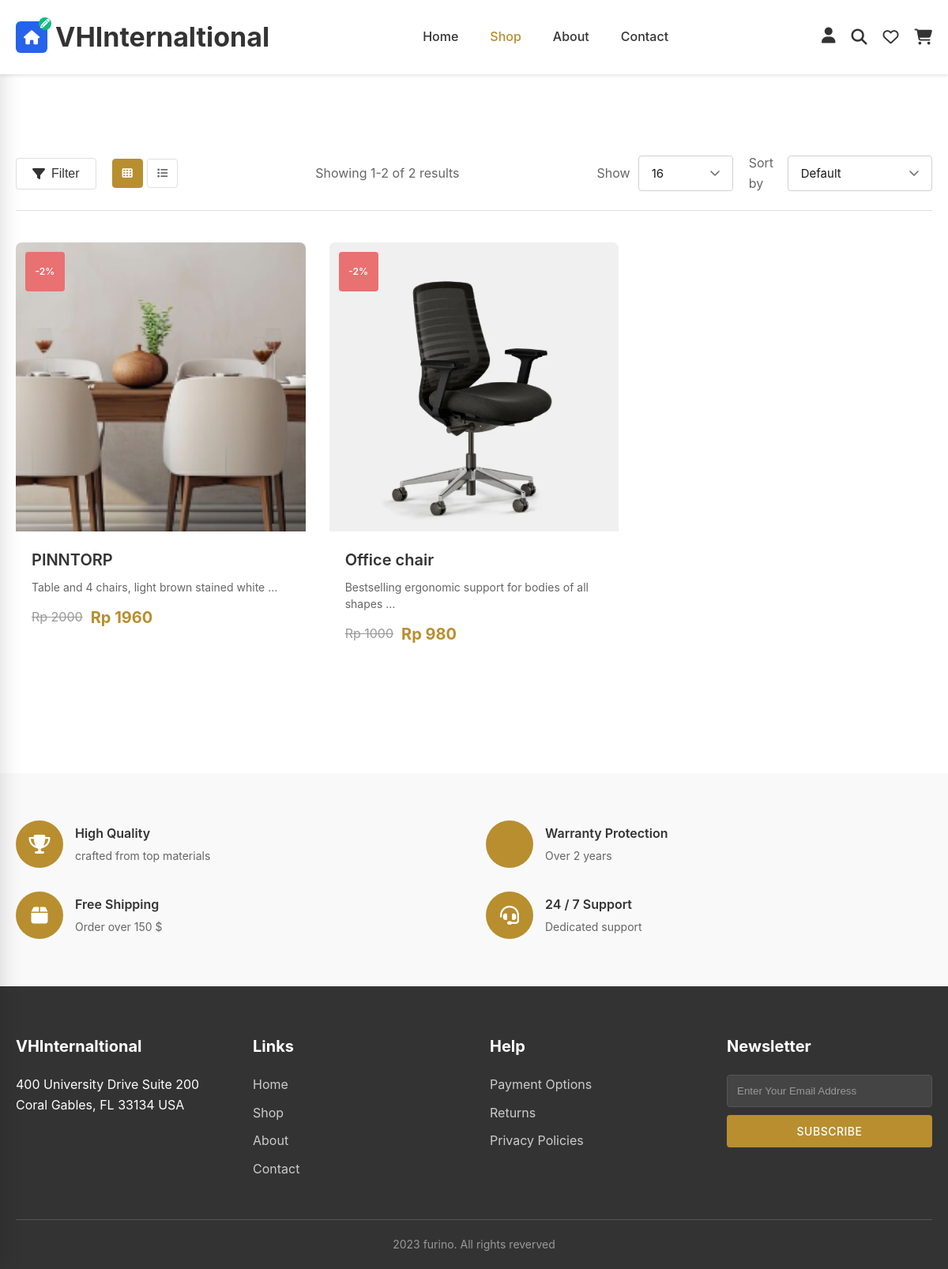
The app's page /shop/ with its own data.
### products/models.py (models this page shows, shortened)
class Product(models.Model):
    id = models.UUIDField(primary_key=True, default=uuid.uuid4, editable=False)
    code = models.CharField(max_length=50, unique=True, blank=True, null=True)
    name = models.CharField(max_length=50, blank=False, null=False)
    description = models.TextField(null=True, blank=True)
    cost = models.IntegerField(null=False, blank=False, default=0)
    quantity = models.IntegerField(null=False, blank=False, default=0)
    img_url = models.ImageField(upload_to='product_images/', null=True, blank=True)
    discount = models.IntegerField(default=0, blank=True, null=True)
    is_active = models.BooleanField(default=True)
    created_by = models.CharField(max_length=100, blank=False)
    created_on = models.DateTimeField(default=timezone.now)
    modified_by = models.CharField(max_length=100, blank=False)
    modified_on = models.DateTimeField(default=timezone.now)
    product_category = models.ForeignKey(ProductCategory, null=True, blank=True, on_delete=models.DO_NOTHING)
    no_of_purchase = models.IntegerField(default=0)
    class Meta:
        db_table = 'product'
        verbose_name = 'Product'
        verbose_name_plural = 'Products'
    @property
    def discounted_price(self):
        if self.discount and self.discount > 0:
            return self.cost - (self.cost * self.discount / 100)
        return self.cost

### home/views.py (the view)
# urls.py: path('shop/', views.shop_view, name='shop'),
def shop_view(request):
    page = request.GET.get('page', 1)
    search = request.GET.get('search', '')
    category = request.GET.get('category', '')
    min_price = request.GET.get('min_price', '')
    max_price = request.GET.get('max_price', '')
    ordering = request.GET.get('ordering', '-created_on')
    page_size = request.GET.get('page_size', 16)
    products = Product.objects.filter(is_active=True).select_related('product_category')
    if search:
        products = products.filter(Q(name__icontains=search) | Q(description__icontains=search))
    if category:
        products = products.filter(product_category_id=category)
    if min_price:
        try:
            products = products.filter(cost__gte=int(min_price))
        except ValueError:
            pass
    if max_price:
        try:
            products = products.filter(cost__lte=int(max_price))
        except ValueError:
            pass
    products = products.order_by(ordering)
    try:
        page_size = int(page_size)
    except ValueError:
        page_size = 16
    paginator = Paginator(products, page_size)
    try:
        page_obj = paginator.page(page)
    except:
        page_obj = paginator.page(1)
    categories = ProductCategory.objects.filter(is_active=True)
    start_index = page_obj.start_index() if hasattr(page_obj, 'start_index') else ((page_obj.number - 1) * page_size) + 1
    end_index = page_obj.end_index() if hasattr(page_obj, 'end_index') else min(page_obj.number * page_size, paginator.count)
    context = {
        'products': page_obj,
        'categories': categories,
        'current_search': search,
        'current_category': category,
        'current_min_price': min_price,
        'current_max_price': max_price,
        'current_ordering': ordering,
        'current_page_size': page_size,
    }
    return render(request, 'home/shop.html', context)

### home/templates/home/shop.html (shortened to what this page needs)
{% load static %}
<!DOCTYPE html>
<html lang="en">
<head>
    <link rel="stylesheet" href="{% static 'home/css/style.css' %}">
    <link rel="stylesheet" href="{% static 'home/css/shop.css' %}">
    <link rel="stylesheet" href="https://cdnjs.cloudflare.com/ajax/libs/font-awesome/6.4.0/css/all.min.css">
</head>
<body>
    <header class="header">
        <div class="container">
            <nav class="navbar">
                <div class="logo">
                    <div class="logo-icon">
                        <i class="fas fa-home"></i>
                        <i class="fas fa-pencil-alt"></i>
                    </div>
                    <h1>VHInternaltional</h1>
                </div>
                <ul class="nav-menu">
                    <li><a href="{% url 'home:index' %}">Home</a></li>
                    <li><a href="{% url 'home:shop' %}" class="active">Shop</a></li>
                    <li><a href="{% url 'home:about' %}">About</a></li>
                    <li><a href="{% url 'home:contact' %}">Contact</a></li>
                </ul>
                <div class="nav-icons">
                    <div class="user-menu-wrapper">
                        <button class="icon-link user-icon-btn" onclick="toggleUserMenu(event)">
                            <i class="fas fa-user"></i>
                        </button>
                    </div>
                    <a href="#" class="icon-link"><i class="fas fa-search"></i></a>
                    <a href="#" class="icon-link"><i class="far fa-heart"></i></a>
                    <a href="{% url 'home:cart' %}" class="icon-link cart-link">
                        <i class="fas fa-shopping-cart"></i>
                    </a>
                </div>
            </nav>
        </div>
    </header>
    <section class="shop-section">
        <div class="container">
            <div class="filter-sort-bar">
                <div class="filter-left">
                    <button class="filter-btn" onclick="toggleFilterModal()">
                        <i class="fas fa-filter"></i> Filter
                    </button>
                    <div class="layout-toggle">
                        <button class="layout-btn active" data-layout="grid">
                            <i class="fas fa-th"></i>
                        </button>
                        <button class="layout-btn" data-layout="list">
                            <i class="fas fa-list"></i>
                        </button>
                    </div>
                </div>
                <div class="filter-center">
                    <span class="results-count">Showing {{ products.start_index }}-{{ products.end_index }} of {{ products.paginator.count }} results</span>
                </div>
                <div class="filter-right">
                    <div class="filter-group">
                        <label>Show</label>
                        <select name="page_size" id="pageSize" class="filter-select" onchange="updatePageSize(this.value)">
                            <option value="16" {% if current_page_size == 16 %}selected{% endif %}>16</option>
                        </select>
                    </div>
                    <div class="filter-group">
                        <label>Sort by</label>
                        <select name="ordering" id="sortBy" class="filter-select" onchange="updateSorting(this.value)">
                            <option value="-created_on" {% if current_ordering == '-created_on' %}selected{% endif %}>Default</option>
                        </select>
                    </div>
                </div>
            </div>
            <div class="products-grid" id="productsGrid">
                {% for product in products %}
                    <div class="product-card">
                        <a href="{% url 'home:product-detail' product.id %}" class="product-link">
                            <div class="product-image-wrapper">
                                {% if product.img_url %}
                                    <img src="{{ product.img_url.url }}" alt="{{ product.name }}" class="product-image">
                                {% else %}
                                    <div class="placeholder-img">No Image</div>
                                {% endif %}
                                {% if product.discount > 0 %}
                                    <span class="discount-badge">-{{ product.discount }}%</span>
                                {% elif forloop.counter <= 4 %}
                                    <span class="new-badge">New</span>
                                {% endif %}
                            </div>
                            <div class="product-info">
                                <h3 class="product-name">{{ product.name }}</h3>
                                <p class="product-description">
                                    {% if product.description %}
                                        {{ product.description|truncatewords:8 }}
                                    {% else %}
                                        Stylish furniture piece
                                    {% endif %}
                                </p>
                                <div class="product-price">
                                    {% if product.discount > 0 %}
                                        <span class="original-price">Rp {{ product.cost|floatformat:0 }}</span>
                                    {% endif %}
                                    <span class="current-price">Rp {{ product.discounted_price|floatformat:0 }}</span>
                                </div>
                            </div>
                        </a>
                    </div>
                {% empty %}
                    <div class="no-products">
                        <p>No products found.</p>
                    </div>
                {% endfor %}
            </div>
        </div>
    </section>
    <section class="benefits-section">
        <div class="container">
            <div class="benefits-grid">
                <div class="benefit-item">
                    <div class="benefit-icon">
                        <i class="fas fa-trophy"></i>
                    </div>
                    <div class="benefit-content">
                        <h3>High Quality</h3>
                        <p>crafted from top materials</p>
                    </div>
                </div>
                <div class="benefit-item">
                    <div class="benefit-icon">
                    </div>
                    <div class="benefit-content">
                        <h3>Warranty Protection</h3>
                        <p>Over 2 years</p>
                    </div>
                </div>
                <div class="benefit-item">
                    <div class="benefit-icon">
                        <i class="fas fa-box"></i>
                    </div>
                    <div class="benefit-content">
                        <h3>Free Shipping</h3>
                        <p>Order over 150 $</p>
                    </div>
                </div>
                <div class="benefit-item">
                    <div class="benefit-icon">
                        <i class="fas fa-headset"></i>
                    </div>
                    <div class="benefit-content">
                        <h3>24 / 7 Support</h3>
                        <p>Dedicated support</p>
                    </div>
                </div>
            </div>
        </div>
    </section>
    <footer class="footer">
        <div class="container">
            <div class="footer-content">
                <div class="footer-section">
                    <h3>VHInternaltional</h3>
                    <p>400 University Drive Suite 200 Coral Gables, FL 33134 USA</p>
                </div>
                <div class="footer-section">
                    <h4>Links</h4>
                    <ul>
                        <li><a href="{% url 'home:index' %}">Home</a></li>
                        <li><a href="{% url 'home:shop' %}">Shop</a></li>
                        <li><a href="{% url 'home:about' %}">About</a></li>
                        <li><a href="{% url 'home:contact' %}">Contact</a></li>
                    </ul>
                </div>
                <div class="footer-section">
                    <h4>Help</h4>
                    <ul>
                        <li><a href="#">Payment Options</a></li>
                        <li><a href="{% url 'home:return-policy' %}">Returns</a></li>
                        <li><a href="{% url 'home:privacy-policy' %}">Privacy Policies</a></li>
                    </ul>
                </div>
                <div class="footer-section">
                    <h4>Newsletter</h4>
                    <form class="newsletter-form">
                        <input type="email" placeholder="Enter Your Email Address" required>
                        <button type="submit" class="btn btn-primary">SUBSCRIBE</button>
                    </form>
                </div>
            </div>
            <div class="footer-bottom">
                <p>2023 furino. All rights reverved</p>
            </div>
        </div>
    </footer>
</body>
</html>

### home/static/home/css/style.css (style rules this page uses)
* { margin: 0; padding: 0; box-sizing: border-box; }
body { font-family: -apple-system, BlinkMacSystemFont, 'Segoe UI', Roboto, Oxygen, Ubuntu, Cantarell, sans-serif; line-height: 1.6; color: #333; background: #fff; }
.container { max-width: 1200px; margin: 0 auto; padding: 0 20px; }
.header { background: #fff; box-shadow: 0 2px 4px rgba(0, 0, 0, 0.1); position: sticky; top: 0; z-index: 1000; }
.navbar { display: flex; justify-content: space-between; align-items: center; padding: 20px 0; }
.logo { display: flex; align-items: center; gap: 10px; }
.logo-icon { position: relative; width: 40px; height: 40px; background: #2563eb; border-radius: 6px; display: flex; align-items: center; justify-content: center; color: #fff; font-size: 18px; }
.logo-icon .fa-pencil-alt { position: absolute; top: -5px; right: -5px; font-size: 12px; background: #10b981; width: 16px; height: 16px; border-radius: 50%; display: flex; align-items: center; justify-content: center; }
.logo h1 { font-size: 34px; font-weight: 700; color: #333; margin: 0; }
.nav-menu { display: flex; list-style: none; gap: 40px; }
.nav-menu a { text-decoration: none; color: #333; font-weight: 500; transition: color 0.3s; }
.nav-menu a:hover, .nav-menu a.active { color: #B88E2F; }
.nav-icons { display: flex; align-items: center; gap: 20px; }
.icon-link { color: #333; font-size: 20px; text-decoration: none; transition: color 0.3s; background: none; border: none; cursor: pointer; }
.user-menu-wrapper { position: relative; }
.user-icon-btn { padding: 0; background: none; border: none; }
.btn { display: inline-block; padding: 15px 40px; text-decoration: none; border-radius: 4px; font-weight: 600; transition: all 0.3s; border: none; cursor: pointer; font-size: 16px; text-transform: uppercase; }
.btn-primary { background: #B88E2F; color: #fff; }
section { padding: 80px 0; }
.products-grid { display: grid; grid-template-columns: repeat(3, 1fr); gap: 30px; margin-bottom: 50px; }
.product-card { position: relative; background: #fff; border-radius: 8px; overflow: hidden; transition: transform 0.3s, box-shadow 0.3s; }
.product-link { text-decoration: none; color: inherit; display: block; }
.product-image-wrapper { position: relative; width: 100%; height: 300px; overflow: hidden; background: #f5f5f5; }
.product-image { width: 100%; height: 100%; object-fit: cover; transition: transform 0.3s; }
.discount-badge, .new-badge { position: absolute; top: 15px; right: 15px; padding: 8px 12px; border-radius: 50%; font-size: 12px; font-weight: 600; z-index: 2; }
.discount-badge { background: #ef4444; color: #fff; width: 50px; height: 50px; display: flex; align-items: center; justify-content: center; }
.product-info { padding: 20px; }
.product-name { font-size: 20px; font-weight: 600; margin-bottom: 8px; color: #333; }
.product-description { font-size: 14px; color: #666; margin-bottom: 12px; line-height: 1.5; }
.product-price { display: flex; align-items: center; gap: 10px; }
.original-price { color: #999; text-decoration: line-through; font-size: 16px; }
.current-price { font-size: 20px; font-weight: 700; color: #B88E2F; }
.footer { background: #333; color: #fff; padding: 60px 0 20px; }
.footer-content { display: grid; grid-template-columns: repeat(auto-fit, minmax(250px, 1fr)); gap: 40px; margin-bottom: 40px; }
.footer-section h3, .footer-section h4 { margin-bottom: 20px; font-size: 20px; }
.footer-section ul { list-style: none; }
.footer-section ul li { margin-bottom: 10px; }
.footer-section ul li a { color: #ccc; text-decoration: none; transition: color 0.3s; }
.newsletter-form { display: flex; gap: 10px; flex-direction: column; }
.newsletter-form input { padding: 12px; border: 1px solid #555; border-radius: 4px; background: #444; color: #fff; }
.newsletter-form input::placeholder { color: #999; }
.newsletter-form button { padding: 12px 20px; width: 100%; }
.footer-bottom { text-align: center; padding-top: 20px; border-top: 1px solid #555; color: #999; font-size: 14px; }

### records on screen
Product: img_url (picture), discount "2", name "PINNTORP", description "Table and 4 chairs, light brown stained white …", cost "2000", discounted_price "1960"
Product: img_url (picture), discount "2", name "Office chair", description "Bestselling ergonomic support for bodies of all shapes …", cost "1000", discounted_price "980"

### other values on screen
{{ products.start_index }} "1"
{{ products.end_index }} "2"
{{ products.paginator.count }} "2"
